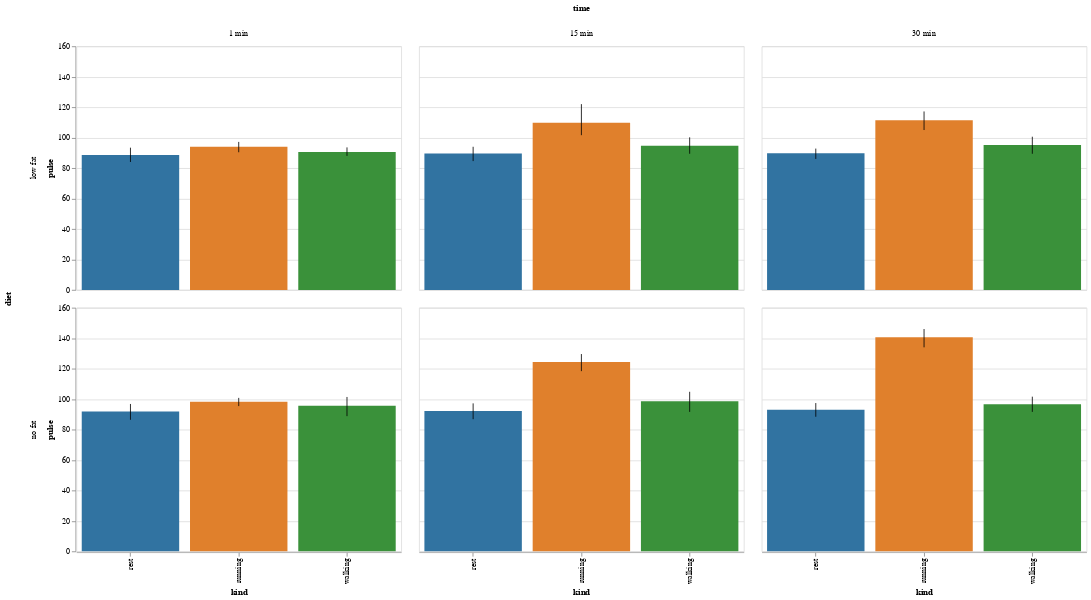

The notebook cell saved with this chart:
### Code cell
display(salt.catplot(x="kind", y="pulse", col="time", row="diet", kind="bar", data=exercise))
g = sns.catplot(x="time", y="pulse", hue="kind", col="diet", kind="bar", data=exercise)

### Figure 1 — Vega-Lite specification as saved in the notebook (floating-point values rounded to 4 significant figures)
{"$schema": "https://vega.github.io/schema/vega-lite/v2.4.1.json", "config": {"range": {"category": ["rgba(49,115,161,1)", "rgba(224,128,44,1)", "rgba(58,145,58,1)", "rgba(192,60,61,1)", "rgba(147,113,178,1)", "rgba(131,91,83,1)", "rgba(213,132,188,1)", "rgba(127,127,127,1)", "rgba(168,169,53,1)", "rgba(45,171,184,1)"]}, "view": {"height": 300, "width": 400}}, "data": {"values": [{"Unnamed: 0": 0, "diet": "low fat", "id": 1, "kind": "rest", "pulse": 85, "time": "1 min"}, {"Unnamed: 0": 1, "diet": "low fat", "id": 1, "kind": "rest", "pulse": 85, "time": "15 min"}, {"Unnamed: 0": 2, "diet": "low fat", "id": 1, "kind": "rest", "pulse": 88, "time": "30 min"}, {"Unnamed: 0": 3, "diet": "low fat", "id": 2, "kind": "rest", "pulse": 90, "time": "1 min"}, {"Unnamed: 0": 4, "diet": "low fat", "id": 2, "kind": "rest", "pulse": 92, "time": "15 min"}, {"Unnamed: 0": 5, "diet": "low fat", "id": 2, "kind": "rest", "pulse": 93, "time": "30 min"}, {"Unnamed: 0": 6, "diet": "low fat", "id": 3, "kind": "rest", "pulse": 97, "time": "1 min"}, {"Unnamed: 0": 7, "diet": "low fat", "id": 3, "kind": "rest", "pulse": 97, "time": "15 min"}, {"Unnamed: 0": 8, "diet": "low fat", "id": 3, "kind": "rest", "pulse": 94, "time": "30 min"}, {"Unnamed: 0": 9, "diet": "low fat", "id": 4, "kind": "rest", "pulse": 80, "time": "1 min"}, {"Unnamed: 0": 10, "diet": "low fat", "id": 4, "kind": "rest", "pulse": 82, "time": "15 min"}, {"Unnamed: 0": 11, "diet": "low fat", "id": 4, "kind": "rest", "pulse": 83, "time": "30 min"}, {"Unnamed: 0": 12, "diet": "low fat", "id": 5, "kind": "rest", "pulse": 91, "time": "1 min"}, {"Unnamed: 0": 13, "diet": "low fat", "id": 5, "kind": "rest", "pulse": 92, "time": "15 min"}, {"Unnamed: 0": 14, "diet": "low fat", "id": 5, "kind": "rest", "pulse": 91, "time": "30 min"}, {"Unnamed: 0": 15, "diet": "no fat", "id": 6, "kind": "rest", "pulse": 83, "time": "1 min"}, {"Unnamed: 0": 16, "diet": "no fat", "id": 6, "kind": "rest", "pulse": 83, "time": "15 min"}, {"Unnamed: 0": 17, "diet": "no fat", "id": 6, "kind": "rest", "pulse": 84, "time": "30 min"}, {"Unnamed: 0": 18, "diet": "no fat", "id": 7, "kind": "rest", "pulse": 87, "time": "1 min"}, {"Unnamed: 0": 19, "diet": "no fat", "id": 7, "kind": "rest", "pulse": 88, "time": "15 min"}, {"Unnamed: 0": 20, "diet": "no fat", "id": 7, "kind": "rest", "pulse": 90, "time": "30 min"}, {"Unnamed: 0": 21, "diet": "no fat", "id": 8, "kind": "rest", "pulse": 92, "time": "1 min"}, {"Unnamed: 0": 22, "diet": "no fat", "id": 8, "kind": "rest", "pulse": 94, "time": "15 min"}, {"Unnamed: 0": 23, "diet": "no fat", "id": 8, "kind": "rest", "pulse": 95, "time": "30 min"}, {"Unnamed: 0": 24, "diet": "no fat", "id": 9, "kind": "rest", "pulse": 97, "time": "1 min"}, {"Unnamed: 0": 25, "diet": "no fat", "id": 9, "kind": "rest", "pulse": 99, "time": "15 min"}, {"Unnamed: 0": 26, "diet": "no fat", "id": 9, "kind": "rest", "pulse": 96, "time": "30 min"}, {"Unnamed: 0": 27, "diet": "no fat", "id": 10, "kind": "rest", "pulse": 100, "time": "1 min"}, {"Unnamed: 0": 28, "diet": "no fat", "id": 10, "kind": "rest", "pulse": 97, "time": "15 min"}, {"Unnamed: 0": 29, "diet": "no fat", "id": 10, "kind": "rest", "pulse": 100, "time": "30 min"}, {"Unnamed: 0": 30, "diet": "low fat", "id": 11, "kind": "walking", "pulse": 86, "time": "1 min"}, {"Unnamed: 0": 31, "diet": "low fat", "id": 11, "kind": "walking", "pulse": 86, "time": "15 min"}, {"Unnamed: 0": 32, "diet": "low fat", "id": 11, "kind": "walking", "pulse": 84, "time": "30 min"}, {"Unnamed: 0": 33, "diet": "low fat", "id": 12, "kind": "walking", "pulse": 93, "time": "1 min"}, {"Unnamed: 0": 34, "diet": "low fat", "id": 12, "kind": "walking", "pulse": 103, "time": "15 min"}, {"Unnamed: 0": 35, "diet": "low fat", "id": 12, "kind": "walking", "pulse": 104, "time": "30 min"}, {"Unnamed: 0": 36, "diet": "low fat", "id": 13, "kind": "walking", "pulse": 90, "time": "1 min"}, {"Unnamed: 0": 37, "diet": "low fat", "id": 13, "kind": "walking", "pulse": 92, "time": "15 min"}, {"Unnamed: 0": 38, "diet": "low fat", "id": 13, "kind": "walking", "pulse": 93, "time": "30 min"}, {"Unnamed: 0": 39, "diet": "low fat", "id": 14, "kind": "walking", "pulse": 95, "time": "1 min"}, {"Unnamed: 0": 40, "diet": "low fat", "id": 14, "kind": "walking", "pulse": 96, "time": "15 min"}, {"Unnamed: 0": 41, "diet": "low fat", "id": 14, "kind": "walking", "pulse": 100, "time": "30 min"}, {"Unnamed: 0": 42, "diet": "low fat", "id": 15, "kind": "walking", "pulse": 89, "time": "1 min"}, {"Unnamed: 0": 43, "diet": "low fat", "id": 15, "kind": "walking", "pulse": 96, "time": "15 min"}, {"Unnamed: 0": 44, "diet": "low fat", "id": 15, "kind": "walking", "pulse": 95, "time": "30 min"}, {"Unnamed: 0": 45, "diet": "no fat", "id": 16, "kind": "walking", "pulse": 84, "time": "1 min"}, {"Unnamed: 0": 46, "diet": "no fat", "id": 16, "kind": "walking", "pulse": 86, "time": "15 min"}, {"Unnamed: 0": 47, "diet": "no fat", "id": 16, "kind": "walking", "pulse": 89, "time": "30 min"}, {"Unnamed: 0": 48, "diet": "no fat", "id": 17, "kind": "walking", "pulse": 103, "time": "1 min"}, {"Unnamed: 0": 49, "diet": "no fat", "id": 17, "kind": "walking", "pulse": 109, "time": "15 min"}, {"Unnamed: 0": 50, "diet": "no fat", "id": 17, "kind": "walking", "pulse": 90, "time": "30 min"}, {"Unnamed: 0": 51, "diet": "no fat", "id": 18, "kind": "walking", "pulse": 92, "time": "1 min"}, {"Unnamed: 0": 52, "diet": "no fat", "id": 18, "kind": "walking", "pulse": 96, "time": "15 min"}, {"Unnamed: 0": 53, "diet": "no fat", "id": 18, "kind": "walking", "pulse": 101, "time": "30 min"}, {"Unnamed: 0": 54, "diet": "no fat", "id": 19, "kind": "walking", "pulse": 97, "time": "1 min"}, {"Unnamed: 0": 55, "diet": "no fat", "id": 19, "kind": "walking", "pulse": 98, "time": "15 min"}, {"Unnamed: 0": 56, "diet": "no fat", "id": 19, "kind": "walking", "pulse": 100, "time": "30 min"}, {"Unnamed: 0": 57, "diet": "no fat", "id": 20, "kind": "walking", "pulse": 102, "time": "1 min"}, {"Unnamed: 0": 58, "diet": "no fat", "id": 20, "kind": "walking", "pulse": 104, "time": "15 min"}, {"Unnamed: 0": 59, "diet": "no fat", "id": 20, "kind": "walking", "pulse": 103, "time": "30 min"}, {"Unnamed: 0": 60, "diet": "low fat", "id": 21, "kind": "running", "pulse": 93, "time": "1 min"}, {"Unnamed: 0": 61, "diet": "low fat", "id": 21, "kind": "running", "pulse": 98, "time": "15 min"}, {"Unnamed: 0": 62, "diet": "low fat", "id": 21, "kind": "running", "pulse": 110, "time": "30 min"}, {"Unnamed: 0": 63, "diet": "low fat", "id": 22, "kind": "running", "pulse": 98, "time": "1 min"}, {"Unnamed: 0": 64, "diet": "low fat", "id": 22, "kind": "running", "pulse": 104, "time": "15 min"}, {"Unnamed: 0": 65, "diet": "low fat", "id": 22, "kind": "running", "pulse": 112, "time": "30 min"}, {"Unnamed: 0": 66, "diet": "low fat", "id": 23, "kind": "running", "pulse": 98, "time": "1 min"}, {"Unnamed: 0": 67, "diet": "low fat", "id": 23, "kind": "running", "pulse": 105, "time": "15 min"}, {"Unnamed: 0": 68, "diet": "low fat", "id": 23, "kind": "running", "pulse": 99, "time": "30 min"}, {"Unnamed: 0": 69, "diet": "low fat", "id": 24, "kind": "running", "pulse": 87, "time": "1 min"}, {"Unnamed: 0": 70, "diet": "low fat", "id": 24, "kind": "running", "pulse": 132, "time": "15 min"}, {"Unnamed: 0": 71, "diet": "low fat", "id": 24, "kind": "running", "pulse": 120, "time": "30 min"}, {"Unnamed: 0": 72, "diet": "low fat", "id": 25, "kind": "running", "pulse": 94, "time": "1 min"}, {"Unnamed: 0": 73, "diet": "low fat", "id": 25, "kind": "running", "pulse": 110, "time": "15 min"}, {"Unnamed: 0": 74, "diet": "low fat", "id": 25, "kind": "running", "pulse": 116, "time": "30 min"}, {"Unnamed: 0": 75, "diet": "no fat", "id": 26, "kind": "running", "pulse": 95, "time": "1 min"}, {"Unnamed: 0": 76, "diet": "no fat", "id": 26, "kind": "running", "pulse": 126, "time": "15 min"}, {"Unnamed: 0": 77, "diet": "no fat", "id": 26, "kind": "running", "pulse": 143, "time": "30 min"}, {"Unnamed: 0": 78, "diet": "no fat", "id": 27, "kind": "running", "pulse": 100, "time": "1 min"}, {"Unnamed: 0": 79, "diet": "no fat", "id": 27, "kind": "running", "pulse": 126, "time": "15 min"}, {"Unnamed: 0": 80, "diet": "no fat", "id": 27, "kind": "running", "pulse": 140, "time": "30 min"}, {"Unnamed: 0": 81, "diet": "no fat", "id": 28, "kind": "running", "pulse": 103, "time": "1 min"}, {"Unnamed: 0": 82, "diet": "no fat", "id": 28, "kind": "running", "pulse": 124, "time": "15 min"}, {"Unnamed: 0": 83, "diet": "no fat", "id": 28, "kind": "running", "pulse": 140, "time": "30 min"}, {"Unnamed: 0": 84, "diet": "no fat", "id": 29, "kind": "running", "pulse": 94, "time": "1 min"}, {"Unnamed: 0": 85, "diet": "no fat", "id": 29, "kind": "running", "pulse": 135, "time": "15 min"}, {"Unnamed: 0": 86, "diet": "no fat", "id": 29, "kind": "running", "pulse": 130, "time": "30 min"}, {"Unnamed: 0": 87, "diet": "no fat", "id": 30, "kind": "running", "pulse": 99, "time": "1 min"}, {"Unnamed: 0": 88, "diet": "no fat", "id": 30, "kind": "running", "pulse": 111, "time": "15 min"}, {"Unnamed: 0": 89, "diet": "no fat", "id": 30, "kind": "running", "pulse": 150, "time": "30 min"}]}, "facet": {"column": {"field": "time", "type": "nominal"}, "row": {"field": "diet", "type": "nominal"}}, "spec": {"layer": [{"encoding": {"color": {"field": "kind", "legend": null, "type": "nominal"}, "x": {"field": "kind", "type": "nominal"}, "y": {"aggregate": "mean", "axis": {"title": "pulse"}, "field": "pulse", "type": "quantitative"}}, "mark": "bar"}, {"encoding": {"x": {"field": "kind", "type": "nominal"}, "y": {"aggregate": "ci0", "field": "pulse", "type": "quantitative"}, "y2": {"aggregate": "ci1", "field": "pulse", "type": "quantitative"}}, "mark": "rule"}]}}
